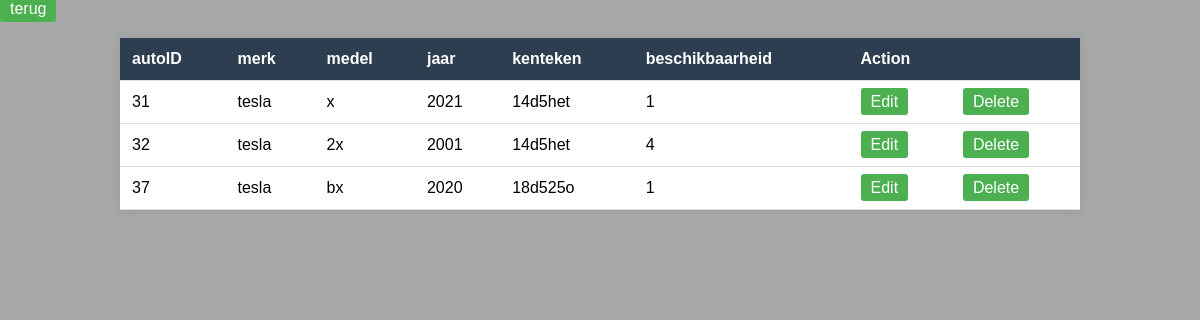
The app's page /autooverzicht.php with its own data.
### tables this page shows
CREATE TABLE `auto` (
  `AutoID` int(11) NOT NULL,
  `Merk` varchar(50) DEFAULT NULL,
  `Model` varchar(50) DEFAULT NULL,
  `Jaar` int(11) DEFAULT NULL,
  `Kenteken` varchar(20) DEFAULT NULL,
  `Beschikbaarheid` tinyint(1) DEFAULT NULL,
  `foto` varchar(255) NOT NULL
);

### db.php (called while the page is built, shortened)
<?php
class Database{
    public $pdo;
    public function __construct($db = "auto_winkel", $user ="root", $pwd="", $host="localhost:3307") {
        try {
            $this->pdo = new PDO("mysql:host=$host;dbname=$db", $user, $pwd);
            $this->pdo->setAttribute(PDO::ATTR_ERRMODE, PDO::ERRMODE_EXCEPTION);
          } catch(PDOException $e) {
            echo "Connection failed: " . $e->getMessage();
          }
        }
public function selectAllcars() : array {
    $stmt = $this->pdo->query("SELECT * FROM auto");
    $result = $stmt->fetchAll();
    return $result;
}
}
?>

### autooverzicht.php (the view, shortened to what this page needs)
<?php
include 'db.php';
$db = new Database();
$users = $db->selectAllcars();
?>
<!DOCTYPE html>
<html lang="en">
<head>
    <link rel="stylesheet" href="styleauto.css">
</head>
<body>
<nav>
    <a href="admin1.php">terug</a>
</nav>
    <table class="table dark">
        <tr>
            <th>autoID</th>
            <th>merk</th>
            <th>medel</th>
            <th>jaar</th>
            <th>kenteken</th>
            <th>beschikbaarheid</th>
            <th colspan="2">Action</th>
        </tr>
        <?php
        $users = $db->selectAllcars();
        if ($users) {
            foreach ($users as $user) {?>
            <tr>
                <td><?php echo $user['AutoID'];?></td>
                <td><?php echo $user['Merk']?></td>
                <td><?php echo $user['Model']?></td>
                <td><?php echo $user['Jaar']?></td>
                <td><?php echo $user['Kenteken']?></td>
                <td><?php echo $user['Beschikbaarheid']?></td>
                <td><a href="edit.php?id=<?php echo $user['AutoID']; ?>">Edit</a></td>
                <td><a href="delete.php?id=<?php echo $user['AutoID']; ?>">Delete</a></td>
            </tr>
        <?php
            }
        }
        ?>
    </table>
</body>
</html>

### styleauto.css (style rules this page uses)
body { font-family: Arial, sans-serif; background-color: #a8a8a8; margin: 0; padding: 0; }
table { width: 80%; margin: 20px auto; border-collapse: collapse; box-shadow: 0 0 10px rgba(0, 0, 0, 0.1); background-color: #fff; }
th, td { padding: 12px; text-align: left; border-bottom: 1px solid #ddd; }
th { background-color: #2c3e50; color: white; }
a { text-decoration: none; padding: 5px 10px; border-radius: 3px; background-color:#4caf50; color: white; }

### records on screen
auto: AutoID "31", Merk "tesla", Model "x", Jaar "2021", Kenteken "14d5het", Beschikbaarheid "1"
auto: AutoID "32", Merk "tesla", Model "2x", Jaar "2001", Kenteken "14d5het", Beschikbaarheid "4"
auto: AutoID "37", Merk "tesla", Model "bx", Jaar "2020", Kenteken "18d525o", Beschikbaarheid "1"
